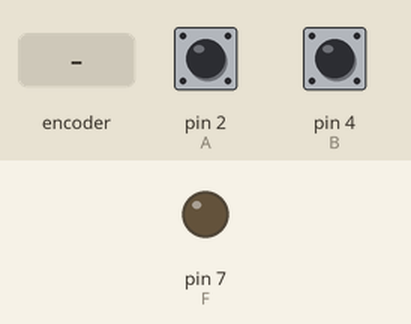
The sketch below on a simulated Arduino Uno, built with avr-gcc and run on an emulated ATmega328P. Parts: output pins drawn as LEDs (lit = HIGH). Inputs (shaded band) come from the test bench; at power-on: pin 2 (A) HIGH, pin 4 (B) HIGH.

Above: at 1.2 s.
1.3 s: rotary encoder on pin 2 (A) / pin 4 (B) turned 3 steps (first pin leading)
Timing chart, 0 to 4.3 s (numbered marks = the images above; inputs shaded):
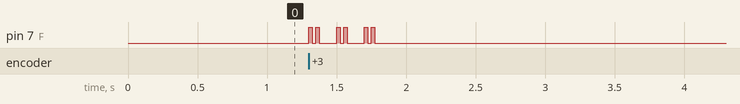

Measured:
- after the input at 1.3 s, pin 7 (F): LOW → HIGH at once, then repeats every 0.20 s: LOW 0.03 s, HIGH 0.02 s, LOW 0.13 s, HIGH 0.02 s, until it stays LOW from 1.8 s

The sketch:

XOR.ino
```cpp
/*
  XOR
  A B F
  0 0 0
  0 1 1
  1 0 1
  1 1 0
*/

//Definimos nuestras constantes
#define A 2
#define B 4
#define F 7

int a=0,b=0;
void setup() {
  // put your setup code here, to run once:

  //Declaramos los pines como Entradas/salidas
  pinMode(A,INPUT);
  pinMode(B,INPUT);
  pinMode(F,OUTPUT);

  //Activamos las resistencias pull-up

  digitalWrite(A,1);
  digitalWrite(B,1);
}

void loop() {
  // put your main code here, to run repeatedly:

  a=digitalRead(A);
  b=digitalRead(B);

  if(a==0 && b==0)  //si 00 ->0

  digitalWrite(F,0);

  if(a==0 && b==1)  //si 01 ->1

  digitalWrite(F,1);

  if(a==1 && b==0)  //si 10 ->1

  digitalWrite(F,1);

  if(a==1 && b==1)  //si 11 ->0

  digitalWrite(F,0);

}
```
